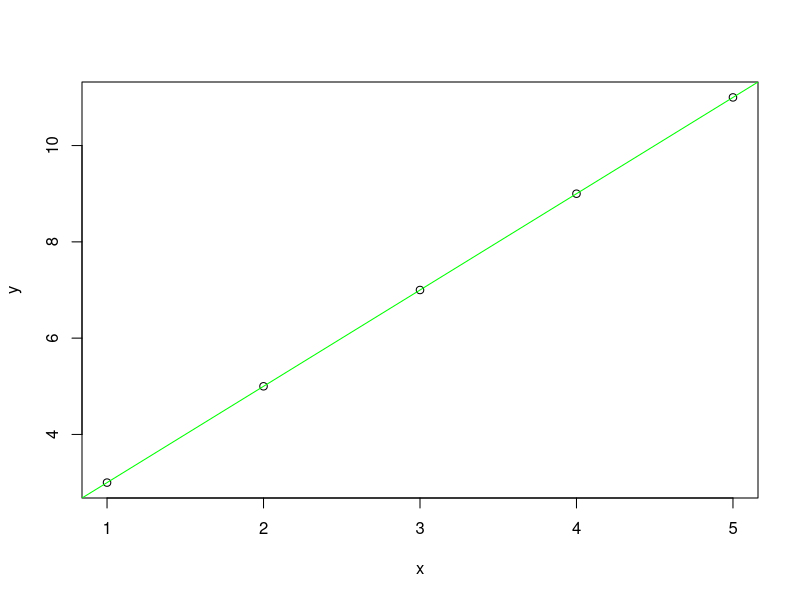

Generate this figure with R:
## ---- chunk 1

rm(list=ls())
ds=read.csv("import d.csv",fileEncoding="UTF-8-BOM")
names(ds)
head(ds)
plot(ds)
LR_result=lm(y~x,data=ds)
abline(LR_result,col="green")
summary(LR_result)
LR_result
x=data.frame(x=6:8)
predict(LR_result,x)
x=data.frame(x=c(6,7))
predict(LR_result,x)
